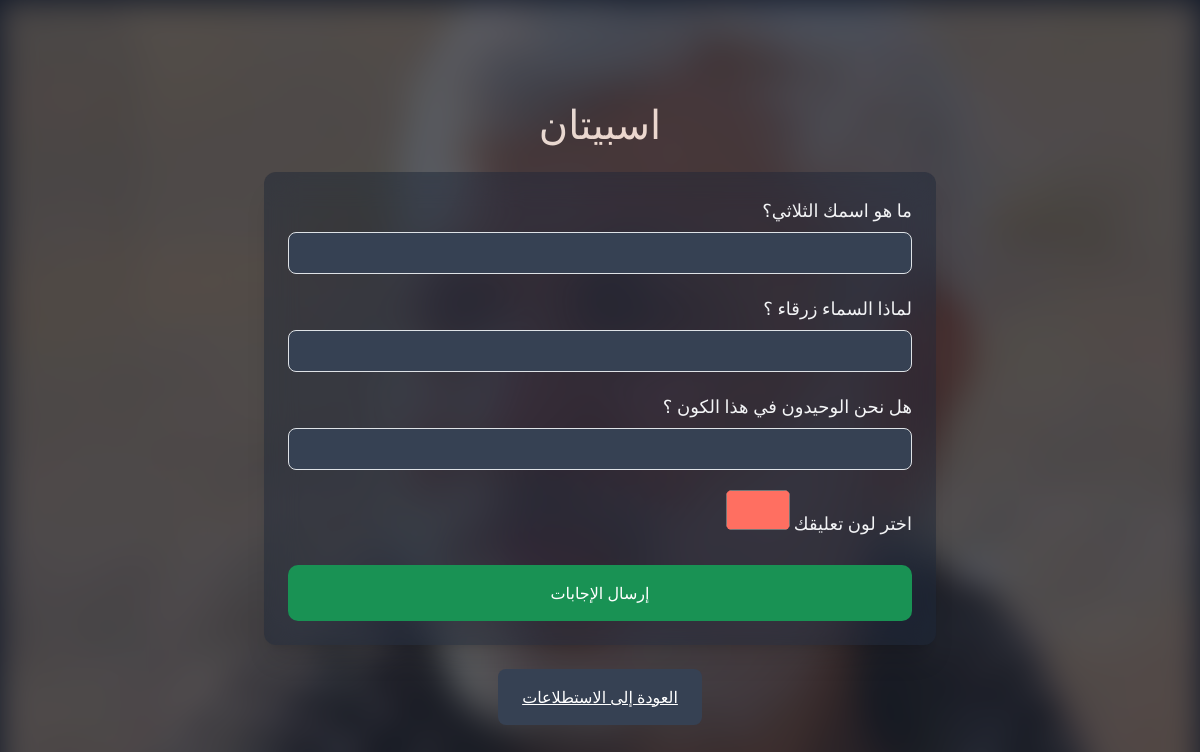
Screenshot of /survey/5/ with the database file from the repository.
### surveys/models.py (models this page shows, shortened)
class Survey(models.Model):
    title = models.CharField(max_length=255)
    qr_code = models.ImageField(upload_to='qr_codes/', null=True, blank=True)

class Question(models.Model):
    survey = models.ForeignKey(Survey, on_delete=models.CASCADE, related_name="questions")
    text = models.TextField()

### surveys/views.py (the view)
# urls.py: path('survey/<int:survey_id>/', survey_detail, name='survey_detail'),
def survey_detail(request, survey_id):
    survey = get_object_or_404(Survey, id=survey_id)
    responses = survey.responses.all()
    return render(request, 'surveys/survey_detail.html', {"survey": survey, "responses": responses})

### surveys/templates/surveys/survey_detail.html (shortened to what this page needs)
{% extends "surveys/base.html" %}
{% block content %}
{% load static %}
    <div class="flex flex-col items-center justify-center min-h-screen bg-gray-900 text-gray-100 p-6 relative">
        <h1 class="text-3xl font-bold mb-6 text-center text-white my-4">{{ survey.title }}</h1>
        <div class="w-full max-w-2xl bg-gray-800/50 backdrop-blur-lg backdrop-saturate-150 shadow-xl rounded-xl p-6">
            <form method="post" action="{% url 'submit_response' survey.id %}" class="space-y-5">
                {% for question in survey.questions.all %}
                    <div>
                        <label class="block text-lg font-medium mb-2">{{ question.text }}</label>
                        <input type="text" name="question_{{ question.id }}"
                               class="w-full px-4 py-2 rounded-lg bg-gray-700 text-white focus:ring-2 focus:ring-blue-500 border border-gray-600"
                               required>
                    </div>
                {% endfor %}
                <div>
                    <label class="block text-lg font-medium mb-2">اختر لون تعليقك</label>
                    <input type="color" name="color" value="#ff6f61"
                           class="w-16 h-10 border-none rounded-md cursor-pointer">
                </div>
                <button type="submit"
                        style="border-radius: 10px"
                        class="w-full py-3 text-lg font-medium bg-[#199254] text-white rounded-lg hover:bg-[#199254aa] transition ">
                    إرسال الإجابات
                </button>
            </form>
        </div>
        <div class="mt-6 z-1000">
            <a href="{% url 'survey_list' %}"
               class="inline-block px-6 py-3 bg-gray-700 text-white rounded-lg hover:bg-gray-600 transition">
                العودة إلى الاستطلاعات
            </a>
        </div>
    </div>
{% endblock %}

### rows the page displays
Survey: title "اسبيتان"
Question: text "ما هو اسمك الثلاثي؟"
Question: text "لماذا السماء زرقاء ؟"
Question: text "هل نحن الوحيدون في هذا الكون ؟"
